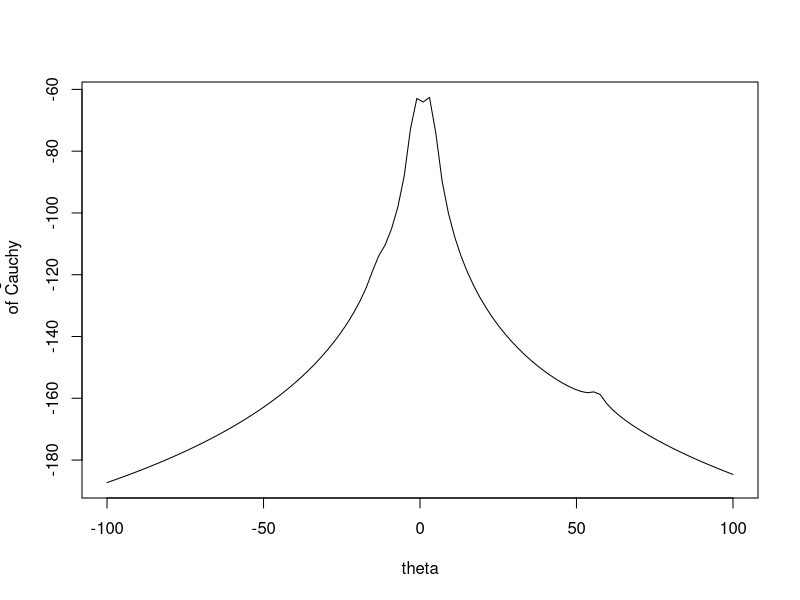
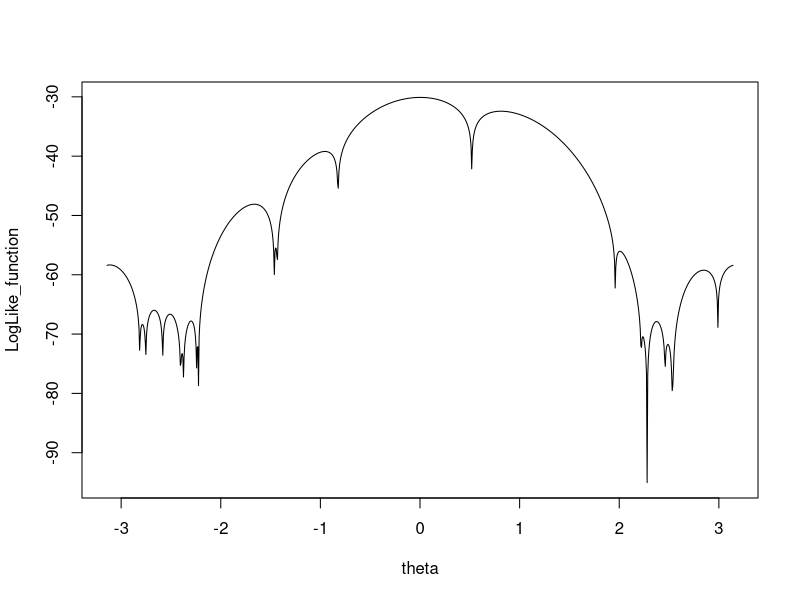
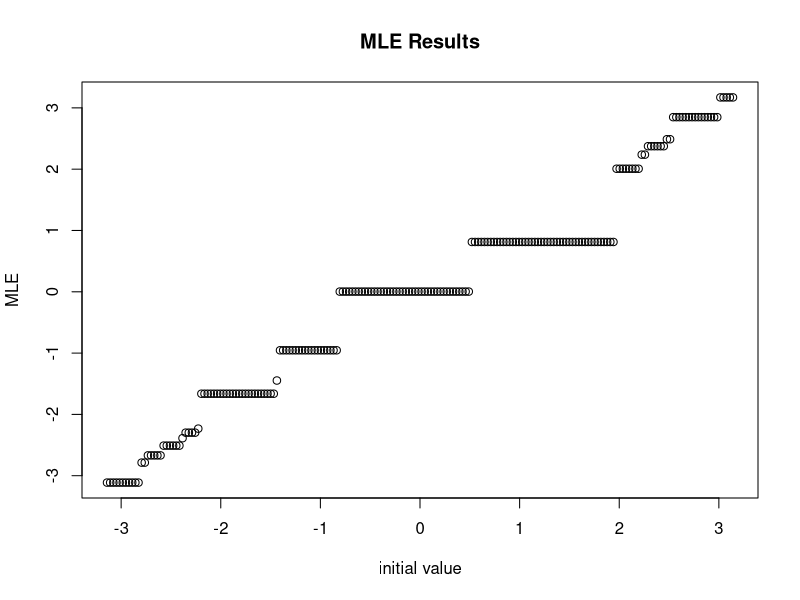
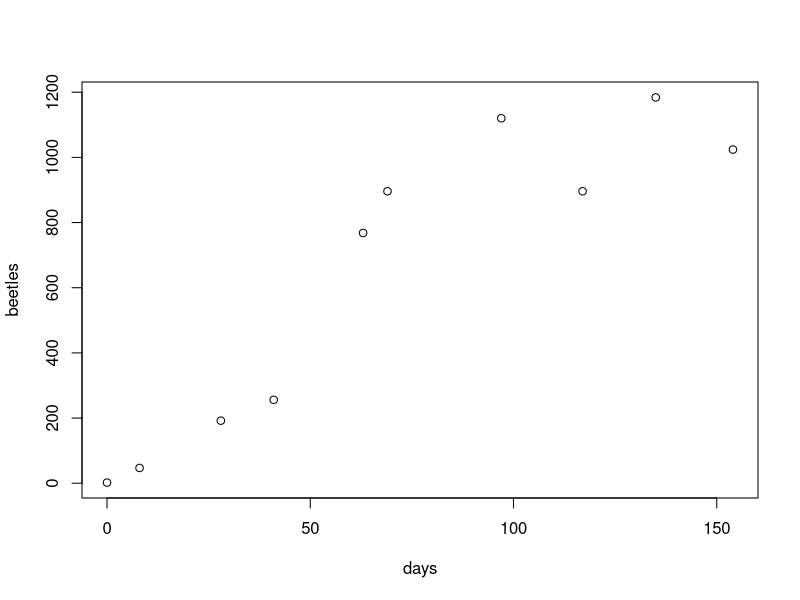
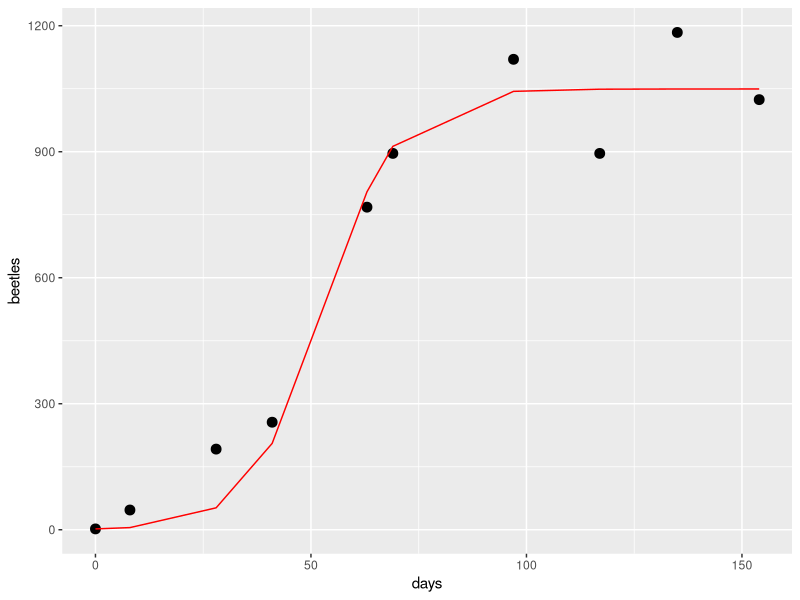
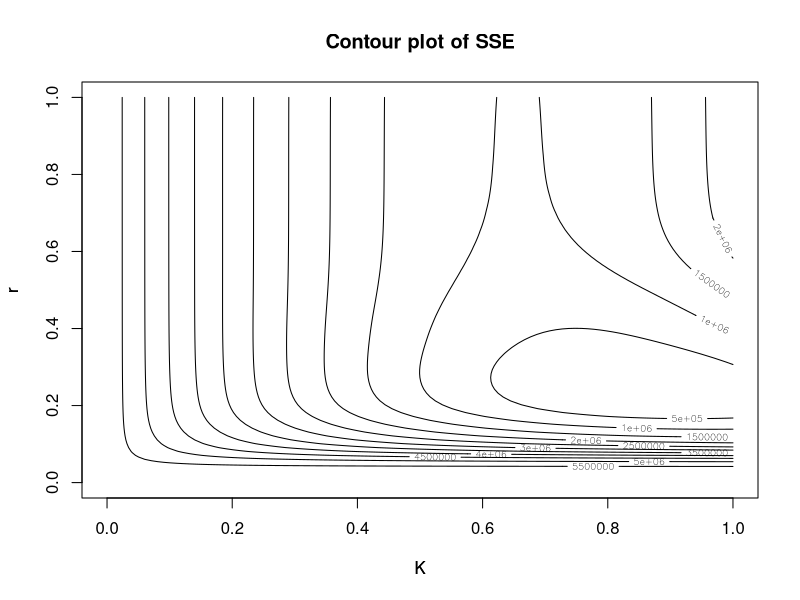

Write the R code that produced these figures, in order.
## ---- chunk 1
knitr::opts_chunk$set(echo = TRUE)
## ---- chunk 2
log_like <- function(theta, x) 
  sum(-log(pi) - log(1 + (x - theta) ^ 2))
x <- c(1.77, -0.23, 2.76, 3.80, 3.47, 56.75, -1.34, 4.24, -2.44,
       3.29, 3.71, -2.40, 4.53, -0.07, -1.05, -13.87, -2.53, -1.75)
theta <- seq(from = -100, to = 100, , length.out = 100)
plot(theta, sapply(theta, log_like, x), type = "l", ylab = "LogL
     of Cauchy", xlim = c(-100, 100))
## ---- chunk 3
# b
inits <- c(-11, -1, 0, 1.5, 4, 4.7, 7, 8, 38)
newton <- function(inits){
  g <- function(theta){
    sum(log(pi) + log(1 + (theta - x) ^ 2))
  }
  gr_g <- function(theta){
    (sum(2 * (theta - x) / (1 + (theta - x) ^ 2)))
  }
  hess_g <- function(theta){
    y <- sum(2 * (theta - x) / (1 + (theta - x) ^ 2)) / 
             (sum(2 * (1 - (theta - x) ^ 2) / ((1 + (theta - x) ^ 2) ^ 2)))
    return(matrix(y, nrow = 1))
  }
  z <- nlminb(inits, g, gr_g, hess_g)
}
#print results
results_1b <- matrix(0, nrow = 1, ncol = 9, byrow = FALSE, dimnames = list('newton', 
                     c('-11', '-1', '0', '1.5', '4', '4.7', '7', '8', '38')))
for (i in (1 : length(inits))){
  results_1b[1, i] <- as.numeric(newton(-11)[1])
}
knitr::kable(head(results_1b), booktabs = TRUE, longtable = T,
             caption = '(results_1b)') 
## ---- chunk 4
alphas <- c(1, 0.64, 0.25)
inits <- c(-11, -1, 0, 1.5, 4, 4.7, 7, 8, 38)
gr_g <- function(theta){
  -2 * (sum((theta - x) / (1 + (theta - x) ^ 2)))
}
fix_point <- function(init, alpha, eps = 1e-06, itmax = 100){
  count <- 0
  flag <- TRUE
  theta <- init
  while(flag){
    g <- gr_g(theta)
    count <- count + 1
    if(abs(g) < eps | count == itmax){
      flag <- FALSE
      return(theta)
    }
    else{
      theta <- alpha * (gr_g(theta)) + theta
    }
  }
}
results_1c <- matrix(0, nrow = 3, ncol = 9, byrow = F, 
                     dimnames = list(c('1', '0.64', '0.25'), 
                  c('-11', '-1', '0', '1.5', '4', '4.7', '7', '8', '38')))
for (i in (1 : length(alphas))){
  for (j in (1 : length(inits))){
    results_1c[i, j] <- as.numeric(fix_point(inits[j], alphas[i], 
                          eps = 1e-06, itmax = 100))
  }
}
knitr::kable(head(results_1c), booktabs = TRUE,
             caption = '(results_1c)') 
## ---- chunk 5
n <- length(inits)
newton_fc <- function(inits){
  g <- function(theta){
    sum(log(pi) + log(1 + (theta - x) ^ 2))
  }
  gr_g <- function(theta){
    (sum(2 * (theta - x) / (1 + (theta - x) ^ 2)))
  }
  hess_g <- function(theta){
    y <- sum(2 * (theta - x) / (1 + (theta - x) ^ 2)) / 
      (n / 2)
    return(matrix(y, nrow = 1))
  }
  z <- nlminb(inits, g, gr_g, hess_g)
}
#print results
results_1d <- matrix(0, nrow = 2, ncol = 9, byrow = FALSE, 
                     dimnames = list(c('fish', 'refine'), 
    c('-11', '-1', '0', '1.5', '4', '4.7', '7', '8', '38')))
for (i in (1 : length(inits))){
  results_1d[1, i] <- as.numeric(newton_fc(inits[i])[1])
}

fc_refine <- array()
for (i in (1:length(inits))){
  fc_refine[i] <- newton(results_1d[i])[1]
  results_1d[2, i] <- as.numeric(fc_refine[i])
}
knitr::kable(head(results_1d), booktabs = TRUE,
             caption = '(results_1d)') 


## ---- chunk 6
final_results <- rbind(results_1b, results_1c, results_1d)
knitr::kable(head(final_results), booktabs = TRUE,
             caption = '(final_results)') 
## ---- chunk 7
log_like <- function(theta, x) 
  sum(log((1 - cos(x - theta)) / (2 * pi)))
x <- c(3.91, 4.85, 2.28, 4.06, 3.70, 4.04, 5.46, 3.53, 2.28, 1.96,
             2.53, 3.88, 2.22, 3.47, 4.82, 2.46, 2.99, 2.54, 0.52)
theta <- seq(from = -pi, to = pi, , length.out = 1000)
plot(theta, sapply(theta, log_like, x), type = "l", ylab = "LogLike_function")
## ---- chunk 8
moment <- function(theta, y)
  pi + sin(theta) - y

root1 <- uniroot(moment, c(0, pi / 2), y = mean(x)) $ root
root2 <- uniroot(moment, c(pi / 2, pi), y = mean(x)) $ root
print(root1)
print(root2)
## ---- chunk 9
newton_theta_moment <- function(inti){
  g <- function(theta){
    n <- length(x)
    n * log(2 * pi) - sum(log(1 - cos(x - theta)))  
  }
  gr_g <- function(theta){
    
    sum((sin(x - theta)) / (1 - cos(x - theta)))
  }
  hess_g <- function(theta){
    y <- -sum(1 / (cos(x - theta) - 1))
    return(matrix(y, nrow = 1))
  }
  z <- nlminb(inti, g, gr_g, hess_g)
}
#print results
results_2c <- matrix(0, nrow = 1, ncol = 2, byrow = FALSE, dimnames = list('theta', 
                     c('root_1', 'root_2')))
for (i in (1 : length(inits <- c(root1, root2)))){
  results_2c[1, i] <-  as.numeric(newton_theta_moment(inits[i])[1])
}
knitr::kable(head(results_2c), booktabs = TRUE, longtable = T,
             caption = '(results_2c)') 
## ---- chunk 10
newton <- function(inti){
  g <- function(theta){
    n <- length(x)
    n * log(2 * pi) - sum(log(1 - cos(x - theta)))  
  }
  gr_g <- function(theta){
    
    sum((sin(x - theta)) / (1 - cos(x - theta)))
  }
  hess_g <- function(theta){
    y <- -sum(1 / (cos(x - theta) - 1))
    return(matrix(y, nrow = 1))
  }
  z <- nlminb(inti, g, gr_g, hess_g)
}
#print results
#print results
results_2d <- matrix(0, nrow = 1, ncol = 2, byrow = FALSE, dimnames = list('theta', 
                     c('-2.7', '2.7')))
for (i in (1 : length(inits <- c(-2.7, 2.7)))){
  results_2d[1, i] <-  as.numeric(newton_theta_moment(inits[i])[1])
}
knitr::kable(head(results_2d), booktabs = TRUE, longtable = T,
             caption = '(results_2d)') 
## ---- chunk 11
init_value <- seq(-pi,pi,length.out = 200)
rep_results <- array()
for (i in 1:length(init_value)){
  rep_results[i] <- newton(init_value[i])
}

plot(init_value, rep_results, main='MLE Results',
     ylab='MLE', xlab='initial value')

order_list <- matrix(c(1:200), ncol = 1)
rep_results <- matrix(rep_results, ncol = 1, byrow = TRUE)
results <- cbind(order_list, init_value, rep_results)
colnames(results) <- c('order_list','Starting Value','MLE')
results_1 <- subset(results, rep_results <= -3.1124 )
## ---- chunk 12
library(car)
library(ggplot2)

beetles <- data.frame(
  days    = c(0,  8,  28,  41,  63,  69,   97, 117,  135,  154),
  beetles = c(2, 47, 192, 256, 768, 896, 1120, 896, 1184, 1024))

plot(beetles)

## Since K is the parameter that represents the population carrying capacity,and the number of beetles decreased from 1120 to 896 at 117days and from 1184 to 1024 at 154days, we could assume the start value of K is 1200.
K <- 1200
r <- 0.15
beetles_mod <- nls(beetles ~ K * 2 / (2 + (K - 2) * exp((-r) * days)),
           start = list(K = 1200, r = 0.15),
           data = beetles)
summary(beetles_mod)

#plot the results
p <- ggplot(beetles, aes(days, beetles))
p + geom_point(size = 3) + geom_line(aes(days, fitted(beetles_mod)), col='red')

## ---- chunk 13

days    = c(0,  8,  28,  41,  63,  69,   97, 117,  135,  154)
beetles = c(2, 47, 192, 256, 768, 896, 1120, 896, 1184, 1024)

error <- function(K, r){
  sum((beetles - 2 * K / (2 + (K - 2) * exp(-r * days))) ^ 2)
}

results_3b <- matrix(0, 100, 100, byrow=TRUE)
for (i in (1 : 100)){
  for (j in (1 : 100)){
    K <- 12 * i
    r <- 0.005 * j
    results_3b[i,j] <- error(K, r)
  }
}

contour(results_3b, xlab = 'K', ylab = 'r', 
               plot.title = title ( main = "Contour plot of SSE",
                                    xlab = "K", ylab = "r"))
## ---- chunk 14
beetles <- data.frame(
  days    = c(0,  8,  28,  41,  63,  69,   97, 117,  135,  154),
  beetles = c(2, 47, 192, 256, 768, 896, 1120, 896, 1184, 1024))
log_function <- function(estimate_values, beetles, days) {
  K <- estimate_values[1]
  r <- estimate_values[2]
  sigma <- estimate_values[3]
  value <- log((K * 2) / (2 + (K - 2) * exp(-r * days)))
            - sum(dnorm(log(beetles), value, sigma, log = TRUE))
}
estimate_values <- c(1200, 0.17,2.03)
sigma_value <- sqrt(var(log(beetles$beetles)))
mod <- nlm(log_function, estimate_values, 
            beetles = beetles$beetles,
            days = beetles$days, 
            hessian = TRUE)

print(mod)
estimates <- mod$estimate
print(estimates)
hh <- mod$hessian
print(hh)
var_matrix <- solve(hh)
diag(var_matrix)
